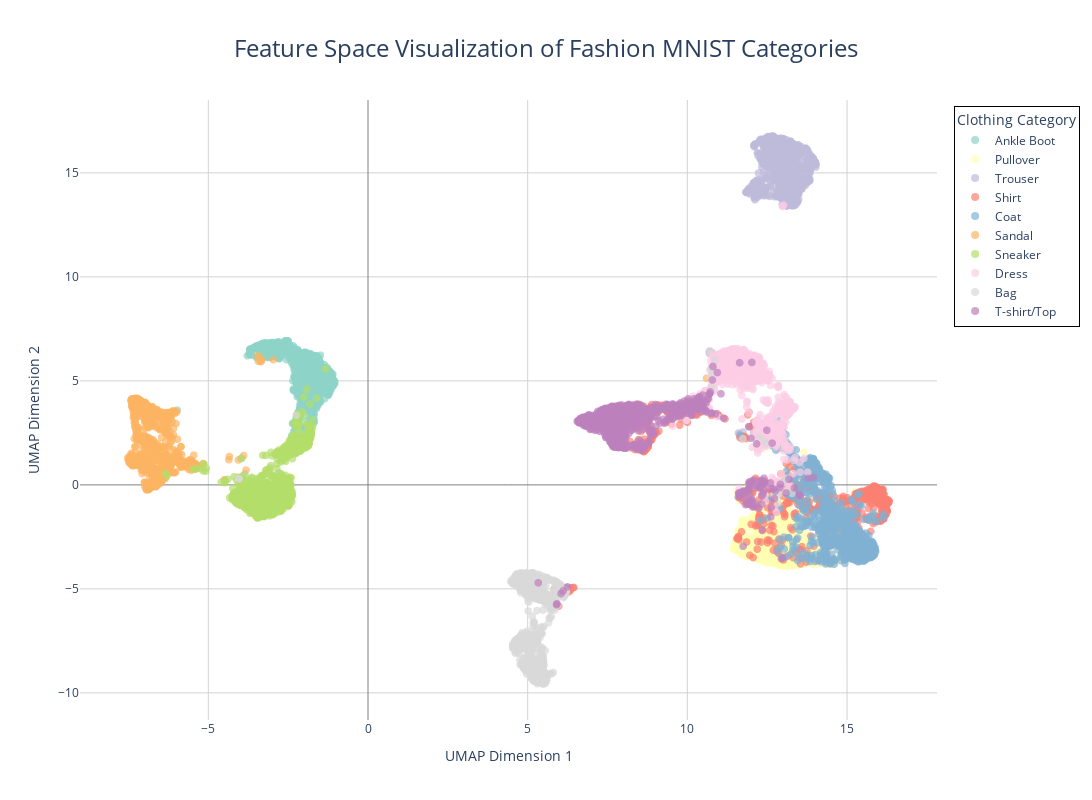

Notebook code for this chart:
### Code cell
import plotly.express as px
import pandas as pd
import numpy as np

# Create a DataFrame with our data
df = pd.DataFrame({
    'UMAP1': embedding[:, 0],
    'UMAP2': embedding[:, 1],
    'Category': [class_names[l] for l in labels]
})

# Create an enhanced interactive plot
fig = px.scatter(
    df,
    x='UMAP1',
    y='UMAP2',
    color='Category',
    title='Feature Space Visualization of Fashion MNIST Categories',
    template='plotly_white',
    color_discrete_sequence=px.colors.qualitative.Set3,  # More distinguishable color palette
    hover_data=['Category'],
    width=1200,
    height=800
)

# Enhance the layout
fig.update_layout(
    title={
        'text': 'Feature Space Visualization of Fashion MNIST Categories',
        'y':0.95,
        'x':0.5,
        'xanchor': 'center',
        'yanchor': 'top',
        'font': dict(size=24)
    },
    legend_title_text='Clothing Category',
    legend=dict(
        yanchor="top",
        y=0.99,
        xanchor="left",
        x=1.02,
        bordercolor="Black",
        borderwidth=1
    ),
    plot_bgcolor='white',
    showlegend=True
)

# Enhance the axes
fig.update_xaxes(
    title_text='UMAP Dimension 1',
    showgrid=True,
    gridwidth=1,
    gridcolor='lightgray',
    zeroline=True,
    zerolinewidth=1,
    zerolinecolor='gray'
)

fig.update_yaxes(
    title_text='UMAP Dimension 2',
    showgrid=True,
    gridwidth=1,
    gridcolor='lightgray',
    zeroline=True,
    zerolinewidth=1,
    zerolinecolor='gray'
)

# Update marker properties
fig.update_traces(
    marker=dict(size=8, opacity=0.7),
    selector=dict(mode='markers')
)

fig.show()

# Add an annotation explaining the visualization
text_annotation = """
This visualization shows how our CNN model understands different clothing categories in Fashion MNIST.
Points that are closer together represent items that the model sees as similar.
Clear separation between clusters indicates the model can distinguish these categories well.
"""

### Figure 1 — Plotly figure (JSON) as saved in the notebook; plotly's stock layout.template omitted (floating-point values rounded to 4 significant figures; data arrays with more than 128 entries replaced by an {"elided": "..."} marker saying what was removed)
{"data": [{"customdata": {"elided": "1000x1 str values"}, "hovertemplate": "Category=%{customdata[0]}<br>UMAP1=%{x}<br>UMAP2=%{y}<extra></extra>", "legendgroup": "Ankle Boot", "marker": {"color": "rgb(141,211,199)", "opacity": 0.7, "size": 8, "symbol": "circle"}, "mode": "markers", "name": "Ankle Boot", "showlegend": true, "type": "scattergl", "x": {"elided": "1000 float values"}, "xaxis": "x", "y": {"elided": "1000 float values"}, "yaxis": "y"}, {"customdata": {"elided": "1000x1 str values"}, "hovertemplate": "Category=%{customdata[0]}<br>UMAP1=%{x}<br>UMAP2=%{y}<extra></extra>", "legendgroup": "Pullover", "marker": {"color": "rgb(255,255,179)", "opacity": 0.7, "size": 8, "symbol": "circle"}, "mode": "markers", "name": "Pullover", "showlegend": true, "type": "scattergl", "x": {"elided": "1000 float values"}, "xaxis": "x", "y": {"elided": "1000 float values"}, "yaxis": "y"}, {"customdata": {"elided": "1000x1 str values"}, "hovertemplate": "Category=%{customdata[0]}<br>UMAP1=%{x}<br>UMAP2=%{y}<extra></extra>", "legendgroup": "Trouser", "marker": {"color": "rgb(190,186,218)", "opacity": 0.7, "size": 8, "symbol": "circle"}, "mode": "markers", "name": "Trouser", "showlegend": true, "type": "scattergl", "x": {"elided": "1000 float values"}, "xaxis": "x", "y": {"elided": "1000 float values"}, "yaxis": "y"}, {"customdata": {"elided": "1000x1 str values"}, "hovertemplate": "Category=%{customdata[0]}<br>UMAP1=%{x}<br>UMAP2=%{y}<extra></extra>", "legendgroup": "Shirt", "marker": {"color": "rgb(251,128,114)", "opacity": 0.7, "size": 8, "symbol": "circle"}, "mode": "markers", "name": "Shirt", "showlegend": true, "type": "scattergl", "x": {"elided": "1000 float values"}, "xaxis": "x", "y": {"elided": "1000 float values"}, "yaxis": "y"}, {"customdata": {"elided": "1000x1 str values"}, "hovertemplate": "Category=%{customdata[0]}<br>UMAP1=%{x}<br>UMAP2=%{y}<extra></extra>", "legendgroup": "Coat", "marker": {"color": "rgb(128,177,211)", "opacity": 0.7, "size": 8, "symbol": "circle"}, "mode": "markers", "name": "Coat", "showlegend": true, "type": "scattergl", "x": {"elided": "1000 float values"}, "xaxis": "x", "y": {"elided": "1000 float values"}, "yaxis": "y"}, {"customdata": {"elided": "1000x1 str values"}, "hovertemplate": "Category=%{customdata[0]}<br>UMAP1=%{x}<br>UMAP2=%{y}<extra></extra>", "legendgroup": "Sandal", "marker": {"color": "rgb(253,180,98)", "opacity": 0.7, "size": 8, "symbol": "circle"}, "mode": "markers", "name": "Sandal", "showlegend": true, "type": "scattergl", "x": {"elided": "1000 float values"}, "xaxis": "x", "y": {"elided": "1000 float values"}, "yaxis": "y"}, {"customdata": {"elided": "1000x1 str values"}, "hovertemplate": "Category=%{customdata[0]}<br>UMAP1=%{x}<br>UMAP2=%{y}<extra></extra>", "legendgroup": "Sneaker", "marker": {"color": "rgb(179,222,105)", "opacity": 0.7, "size": 8, "symbol": "circle"}, "mode": "markers", "name": "Sneaker", "showlegend": true, "type": "scattergl", "x": {"elided": "1000 float values"}, "xaxis": "x", "y": {"elided": "1000 float values"}, "yaxis": "y"}, {"customdata": {"elided": "1000x1 str values"}, "hovertemplate": "Category=%{customdata[0]}<br>UMAP1=%{x}<br>UMAP2=%{y}<extra></extra>", "legendgroup": "Dress", "marker": {"color": "rgb(252,205,229)", "opacity": 0.7, "size": 8, "symbol": "circle"}, "mode": "markers", "name": "Dress", "showlegend": true, "type": "scattergl", "x": {"elided": "1000 float values"}, "xaxis": "x", "y": {"elided": "1000 float values"}, "yaxis": "y"}, {"customdata": {"elided": "1000x1 str values"}, "hovertemplate": "Category=%{customdata[0]}<br>UMAP1=%{x}<br>UMAP2=%{y}<extra></extra>", "legendgroup": "Bag", "marker": {"color": "rgb(217,217,217)", "opacity": 0.7, "size": 8, "symbol": "circle"}, "mode": "markers", "name": "Bag", "showlegend": true, "type": "scattergl", "x": {"elided": "1000 float values"}, "xaxis": "x", "y": {"elided": "1000 float values"}, "yaxis": "y"}, {"customdata": {"elided": "1000x1 str values"}, "hovertemplate": "Category=%{customdata[0]}<br>UMAP1=%{x}<br>UMAP2=%{y}<extra></extra>", "legendgroup": "T-shirt/Top", "marker": {"color": "rgb(188,128,189)", "opacity": 0.7, "size": 8, "symbol": "circle"}, "mode": "markers", "name": "T-shirt/Top", "showlegend": true, "type": "scattergl", "x": {"elided": "1000 float values"}, "xaxis": "x", "y": {"elided": "1000 float values"}, "yaxis": "y"}], "layout": {"height": 800, "legend": {"bordercolor": "Black", "borderwidth": 1, "title": {"text": "Clothing Category"}, "tracegroupgap": 0, "x": 1.02, "xanchor": "left", "y": 0.99, "yanchor": "top"}, "plot_bgcolor": "white", "showlegend": true, "title": {"font": {"size": 24}, "text": "Feature Space Visualization of Fashion MNIST Categories", "x": 0.5, "xanchor": "center", "y": 0.95, "yanchor": "top"}, "width": 1200, "xaxis": {"anchor": "y", "domain": [0, 1], "gridcolor": "lightgray", "gridwidth": 1, "showgrid": true, "title": {"text": "UMAP Dimension 1"}, "zeroline": true, "zerolinecolor": "gray", "zerolinewidth": 1}, "yaxis": {"anchor": "x", "domain": [0, 1], "gridcolor": "lightgray", "gridwidth": 1, "showgrid": true, "title": {"text": "UMAP Dimension 2"}, "zeroline": true, "zerolinecolor": "gray", "zerolinewidth": 1}}}
